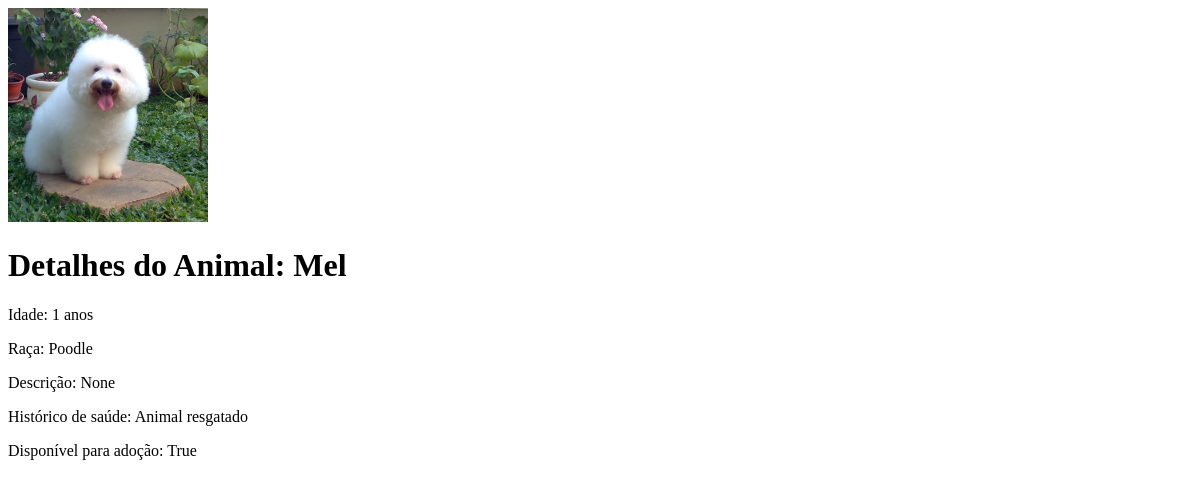
Page /animal/2/ on the earlier database version.
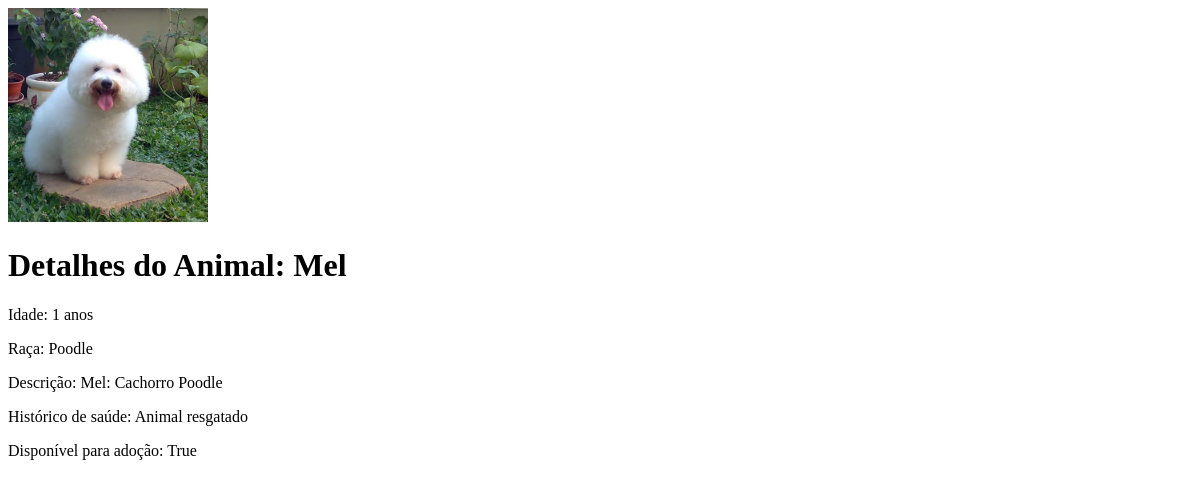
Same page on the later database version.
### shelter/models.py (models this page shows, shortened)
class Animal(models.Model):
    name = models.CharField(max_length=30)
    species = models.CharField(max_length=30)
    age = models.IntegerField()
    breed = models.CharField(max_length=30)
    enabled = models.BooleanField(default=True)
    health_history = models.TextField()
    image = models.ImageField(upload_to='animals/', null=True, blank=True)
    description = models.TextField(null=True, blank=True)
    is_available = models.BooleanField(default=True)
    class Meta:
        verbose_name = 'Animal'
        verbose_name_plural = 'Animals'
        ordering = ['name']

### shelter/views.py (the view)
# urls.py: path('animal/<int:pk>/', AnimalDetailView.as_view(), name='animal_detail'),
class AnimalDetailView(DetailView):
    model = Animal  # O modelo que será utilizado
    template_name = 'animal_detail.html'  # O template que será renderizado
    context_object_name = 'animal'  # O nome da variável no template

### shelter/templates/animal_detail.html (shortened to what this page needs)
<!DOCTYPE html>
<html lang="pt-BR">
<head>
</head>
<body>
    {% if animal.image %}
    <img src="{{ animal.image.url }}" alt="{{ animal.name }}" style="max-width: 200px;">
    {% endif %}
    <h1>Detalhes do Animal: {{ animal.name }}</h1>
    <p>Idade: {{ animal.age }} anos</p>
    <p>Raça: {{ animal.breed }}</p>
    <p>Descrição: {{ animal.description }}</p>
    <p>Histórico de saúde: {{ animal.health_history }}</p>
    <p>Disponível para adoção: {{ animal.is_available }}</p>
</body>
</html>

Differences in the rows shown:
changed Animal "Mel": description "None" → "Mel: Cachorro Poodle"
